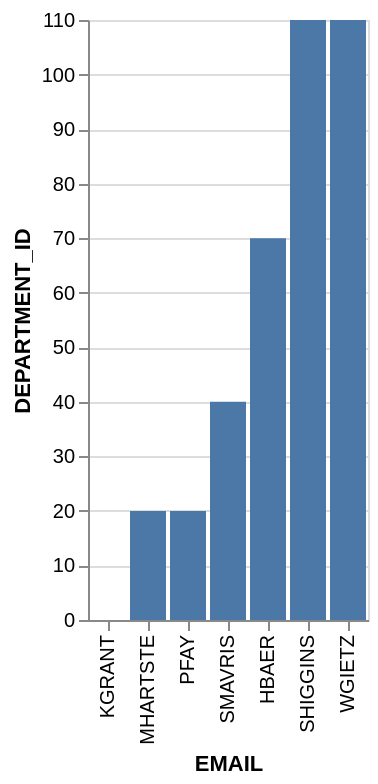

Vega-Lite specification for this chart:
### Vega-Lite specification from a JSON file in a GitHub repository (floating-point values rounded to 4 significant figures)
{"data": {"values": [{"x_data": "KGRANT", "y_data": 0}, {"x_data": "MHARTSTE", "y_data": 20}, {"x_data": "PFAY", "y_data": 20}, {"x_data": "SMAVRIS", "y_data": 40}, {"x_data": "HBAER", "y_data": 70}, {"x_data": "SHIGGINS", "y_data": 110}, {"x_data": "WGIETZ", "y_data": 110}]}, "mark": "bar", "encoding": {"x": {"field": "x_data", "type": "nominal", "title": "EMAIL", "sort": {"op": "sum", "field": "y_data", "order": "ascending"}}, "y": {"field": "y_data", "type": "quantitative", "title": "DEPARTMENT_ID"}}}
